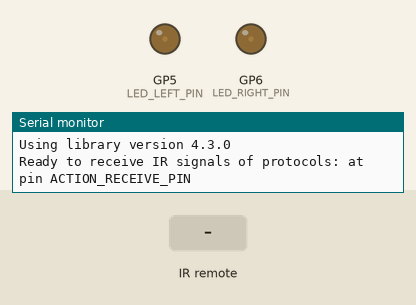
Bench run of a sketch on a simulated Raspberry Pi Pico. Shown: output pins drawn as LEDs (lit = HIGH), the last lines printed to the serial monitor. Dashed ring = blinking. Inputs (shaded band) come from the test bench.

Above: at 1.2 s.
1.3 s: infrared code 0x4B received
At 1.4 s:
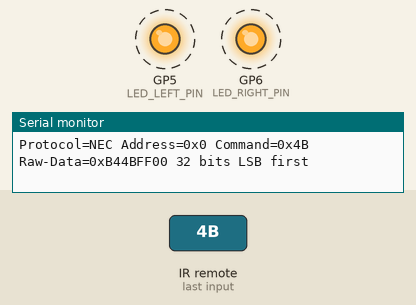
4.3 s: infrared code 0x48 received
At 5.2 s:
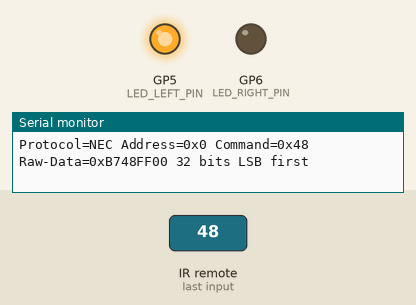
5.8 s: infrared code 0x4A received
At 6.4 s:
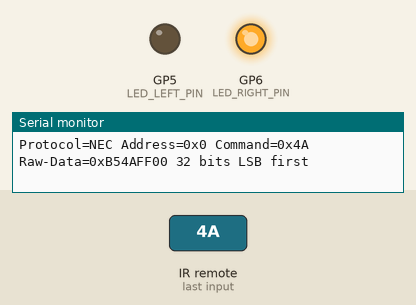
7.3 s: infrared code 0x47 received
At 8.5 s:
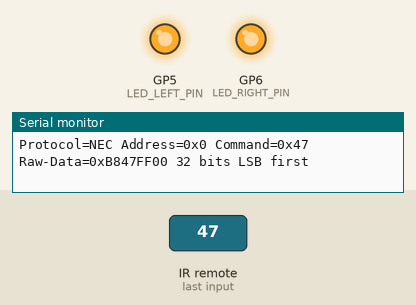
8.8 s: infrared code 0x49 received
At 9.8 s:
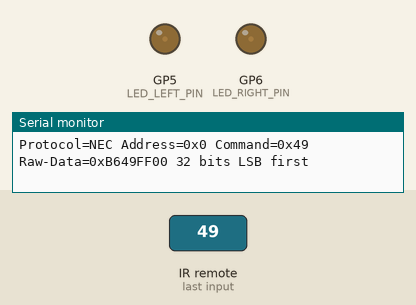
Timing chart, 0 to 11.3 s (numbered marks = the images above; inputs shaded):
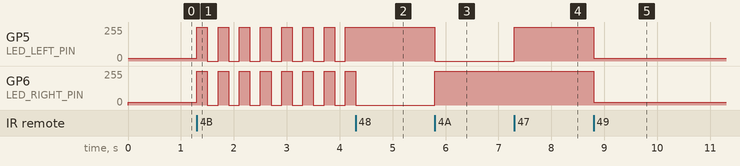

The sketch:

Lab_IRremote_leds_blink.ino
```cpp
/*
 IR remote Led blink
 */
#include <Arduino.h>
#include <IRremote.hpp>
#include "PinDefinitionsAndMore.h"  // Define macros for input and output pin etc.

#define DECODE_NEC  // Includes Apple and Onkyo
#define IR_RECEIVE_PIN 2

#define LED_LEFT_PIN 5
#define LED_RIGHT_PIN 6

#define ACTION_GO 0x47  // IR_Remoter: ZTE
#define ACTION_LEFT 0x48
#define ACTION_STOP 0x49
#define ACTION_RIGHT 0x4A
#define ACTION_BACK 0x4B

int led_brightness;         // how bright the LED is ,fade for ACTION_STOP
long previousMillis_blink;  // for led blink
const int interval_blink = 200;
int led_left_cur_action, led_right_cur_action;  // led_cur_action used to set the LED

int dev_cur_action = ACTION_STOP;

int update_led_cur_action(int led_pin, int led_cur_action) {
  if (led_cur_action == LOW) {
    led_cur_action = HIGH;
  } else {
    led_cur_action = LOW;
  };
  digitalWrite(led_pin, led_cur_action);  // Update the LED
  return led_cur_action;
}

void led_blink() {
  unsigned long currentMillis = millis();
  if (currentMillis - previousMillis_blink >= interval_blink) {
    previousMillis_blink = currentMillis;  // Remember the time
    led_left_cur_action = update_led_cur_action(LED_LEFT_PIN, led_left_cur_action);
    led_right_cur_action = update_led_cur_action(LED_RIGHT_PIN, led_right_cur_action);
  };
};

void setup() {
  pinMode(LED_LEFT_PIN, OUTPUT);
  pinMode(LED_RIGHT_PIN, OUTPUT);
  led_brightness = 20;
  analogWrite(LED_LEFT_PIN, led_brightness);
  analogWrite(LED_RIGHT_PIN, led_brightness);

  Serial.begin(9600);
  Serial.println(F("START " __FILE__ " from " __DATE__ "\r\nUsing library version " VERSION_IRREMOTE));
  IrReceiver.begin(IR_RECEIVE_PIN, DISABLE_LED_FEEDBACK);
  Serial.print(F("Ready to receive IR signals of protocols: "));
  printActiveIRProtocols(&Serial);
  Serial.println(F("at pin " STR(ACTION_RECEIVE_PIN)));
}

void loop() {
  if (dev_cur_action == ACTION_BACK) {
    led_blink();
  }
  // IrReceiver
  if (IrReceiver.decode()) {

    IrReceiver.printIRResultShort(&Serial);
    IrReceiver.printIRSendUsage(&Serial);
    if (IrReceiver.decodedIRData.protocol == UNKNOWN) {
      Serial.println(F("Received noise or an unknown (or not yet enabled) protocol"));
      IrReceiver.printIRResultRawFormatted(&Serial, true);
    }
    Serial.println();

    IrReceiver.resume();  // Enable receiving of the next value
    if (IrReceiver.decodedIRData.protocol != UNKNOWN & IrReceiver.decodedIRData.command != dev_cur_action) {
      dev_cur_action = IrReceiver.decodedIRData.command;
      switch (dev_cur_action) {
        case ACTION_GO:
          digitalWrite(LED_LEFT_PIN, HIGH);
          digitalWrite(LED_RIGHT_PIN, HIGH);
          break;
        case ACTION_LEFT:
          digitalWrite(LED_LEFT_PIN, HIGH);
          digitalWrite(LED_RIGHT_PIN, LOW);
          break;
        case ACTION_RIGHT:
          digitalWrite(LED_LEFT_PIN, LOW);
          digitalWrite(LED_RIGHT_PIN, HIGH);
          break;
        case ACTION_BACK:
          previousMillis_blink = 0;
          led_left_cur_action = LOW;
          led_right_cur_action = LOW;
          digitalWrite(LED_LEFT_PIN, led_left_cur_action);
          digitalWrite(LED_RIGHT_PIN, led_right_cur_action);
          break;
        case ACTION_STOP:
          led_brightness = 20;
          analogWrite(LED_LEFT_PIN, led_brightness);
          analogWrite(LED_RIGHT_PIN, led_brightness);
          break;
        default:
          break;
      }  //switch
    };   //if
  };
}
```

PinDefinitionsAndMore.h
```cpp
// (licence header left out)
/*
 * Pin mapping table for different platforms
 *
 * Platform     IR input    IR output   Tone      Core/Pin schema
 * --------------------------------------------------------------
 * DEFAULT/AVR  2           3           4         Arduino
 * ATtinyX5     0|PB0       4|PB4       3|PB3     ATTinyCore
 * ATtiny167    3|PA3       2|PA2       7|PA7     ATTinyCore
 * ATtiny167    9|PA3       8|PA2       5|PA7     Digispark pro
 * ATtiny3217  18|PA1      19|PA2      20|PA3     MegaTinyCore
 * ATtiny1604   2           3|PA5       %
 * ATtiny816   14|PA1      16|PA3       1|PA5     MegaTinyCore
 * ATtiny1614   8|PA1      10|PA3       1|PA5     MegaTinyCore
 * SAMD21       3           4           5
 * ESP8266      14|D5       12|D6       %
 * ESP32        15          4           27
 * BluePill     PA6         PA7         PA3
 * APOLLO3      11          12          5
 * RP2040       3|GPIO15    4|GPIO16    5|GPIO17
 */
//#define _IR_MEASURE_TIMING // For debugging purposes.

#if defined(__AVR__)
#if defined(__AVR_ATtiny25__) || defined(__AVR_ATtiny45__) || defined(__AVR_ATtiny85__) // Digispark board
#include "ATtinySerialOut.hpp" // TX is at pin 2 - Available as Arduino library "ATtinySerialOut". Saves 700 bytes program memory and 70 bytes RAM for ATtinyCore
#define IR_RECEIVE_PIN  0
#define IR_SEND_PIN     4 // Pin 2 is serial output with ATtinySerialOut. Pin 1 is internal LED and Pin3 is USB+ with pullup on Digispark board.
#define TONE_PIN        3
#define _IR_TIMING_TEST_PIN 3

#  elif defined(__AVR_ATtiny87__) || defined(__AVR_ATtiny167__) // Digispark pro board
#include "ATtinySerialOut.hpp" // Available as Arduino library "ATtinySerialOut"
// For ATtiny167 Pins PB6 and PA3 are usable as interrupt source.
#  if defined(ARDUINO_AVR_DIGISPARKPRO)
#define IR_RECEIVE_PIN   9 // PA3 - on Digispark board labeled as pin 9
//#define IR_RECEIVE_PIN  14 // PB6 / INT0 is connected to USB+ on DigisparkPro boards
#define IR_SEND_PIN      8 // PA2 - on Digispark board labeled as pin 8
#define TONE_PIN         5 // PA7 - on Digispark board labeled as pin 5
#define _IR_TIMING_TEST_PIN 10 // PA4
#  else
#define IR_RECEIVE_PIN  3 // PA3 - on Digispark board labeled as pin 9
#define IR_SEND_PIN     2 // PA2 - on Digispark board labeled as pin 8
#define TONE_PIN        7 // PA7 - on Digispark board labeled as pin 5
#  endif

#  elif defined(__AVR_ATtiny88__) // MH-ET Tiny88 board
#include "ATtinySerialOut.hpp" // Available as Arduino library "ATtinySerialOut". Saves 128 bytes program memory
// Pin 6 is TX pin 7 is RX
#define IR_RECEIVE_PIN   3 // INT1
#define IR_SEND_PIN      4
#define TONE_PIN         9
#define _IR_TIMING_TEST_PIN 8

#  elif defined(__AVR_ATtiny1616__)  || defined(__AVR_ATtiny3216__) || defined(__AVR_ATtiny3217__) // Tiny Core Dev board
#define IR_RECEIVE_PIN  18
#define IR_SEND_PIN     19
#define TONE_PIN        20
#define APPLICATION_PIN  0 // PA4
#undef LED_BUILTIN         // No LED available on the TinyCore 32 board, take the one on the programming board which is connected to the DAC output
#define LED_BUILTIN      2 // PA6

#  elif defined(__AVR_ATtiny816__) // Tiny Core Micro
#define IR_RECEIVE_PIN  14 // PA1
#define IR_SEND_PIN     16 // PA3
#define TONE_PIN         1 // PA5
#define APPLICATION_PIN  0 // PA4
#undef LED_BUILTIN         // No LED available, take the one which is connected to the DAC output
#define LED_BUILTIN      4 // PB5

#  elif defined(__AVR_ATtiny1614__)
#define IR_RECEIVE_PIN   8 // PA1
#define IR_SEND_PIN     10 // PA3
#define TONE_PIN         1 // PA5
#define APPLICATION_PIN  0 // PA4

#  elif defined(__AVR_ATtiny1604__)
#define IR_RECEIVE_PIN   2 // To be compatible with interrupt example, pin 2 is chosen here.
#define IR_SEND_PIN      3
#define APPLICATION_PIN  5

#define tone(...) void()      // Define as void, since TCB0_INT_vect is also used by tone()
#define noTone(a) void()
#define TONE_PIN        42 // Dummy for examples using it

#  elif defined(__AVR_ATmega1284__) || defined(__AVR_ATmega1284P__) \
|| defined(__AVR_ATmega644__) || defined(__AVR_ATmega644P__) \
|| defined(__AVR_ATmega324P__) || defined(__AVR_ATmega324A__) \
|| defined(__AVR_ATmega324PA__) || defined(__AVR_ATmega164A__) \
|| defined(__AVR_ATmega164P__) || defined(__AVR_ATmega32__) \
|| defined(__AVR_ATmega16__) || defined(__AVR_ATmega8535__) \
|| defined(__AVR_ATmega64__) || defined(__AVR_ATmega128__) \
|| defined(__AVR_ATmega1281__) || defined(__AVR_ATmega2561__) \
|| defined(__AVR_ATmega8515__) || defined(__AVR_ATmega162__)
#define IR_RECEIVE_PIN      2
#define IR_SEND_PIN        13
#define TONE_PIN            4
#define APPLICATION_PIN     5
#define ALTERNATIVE_IR_FEEDDEV_BACK_LED_PIN 6 // E.g. used for examples which use LED_BUILDIN for example output.
#define _IR_TIMING_TEST_PIN 7

#  else // Default as for ATmega328 like on Uno, Nano, Leonardo, Teensy 2.0 etc.
#define IR_RECEIVE_PIN      2 // To be compatible with interrupt example, pin 2 is chosen here.
#define IR_SEND_PIN         3
#define TONE_PIN            4
#define APPLICATION_PIN     5
#define ALTERNATIVE_IR_FEEDDEV_BACK_LED_PIN 6 // E.g. used for examples which use LED_BUILDIN for example output.
#define _IR_TIMING_TEST_PIN 7

#    if defined(ARDUINO_AVR_PROMICRO) // Sparkfun Pro Micro is __AVR_ATmega32U4__ but has different external circuit
// We have no built in LED at pin 13 -> reuse RX LED
#undef LED_BUILTIN
#define LED_BUILTIN         LED_BUILTIN_RX
#    endif
#  endif // defined(__AVR_ATtiny25__)...

#elif defined(ESP8266)
#define FEEDDEV_BACK_LED_IS_ACTIVE_LOW // The LED on my board (D4) is active LOW
#define IR_RECEIVE_PIN          14 // D5
#define IR_SEND_PIN             12 // D6 - D4/pin 2 is internal LED
#define _IR_TIMING_TEST_PIN      2 // D4
#define APPLICATION_PIN         13 // D7

#define tone(...) void()      // tone() inhibits receive timer
#define noTone(a) void()
#define TONE_PIN                42 // Dummy for examples using it

#elif defined(CONFIG_IDF_TARGET_ESP32C3)
#define IR_INPUT_PIN             8
#define IR_SEND_PIN              9
#define TONE_PIN                10 // ADC2_0
#define APPLICATION_PIN         11

#elif defined(ESP32)
#include <Arduino.h>

// tone() is included in ESP32 core since 2.0.2
#if !defined(ESP_ARDUINO_VERSION_VAL)
#define ESP_ARDUINO_VERSION_VAL(major, minor, patch) 12345678
#endif
#if ESP_ARDUINO_VERSION  <= ESP_ARDUINO_VERSION_VAL(2, 0, 2)
#define TONE_LEDC_CHANNEL        1  // Using channel 1 makes tone() independent of receiving timer -> No need to DEV_STOP receiving timer.
void tone(uint8_t aPinNumber, unsigned int aFrequency){
    ledcAttachPin(aPinNumber, TONE_LEDC_CHANNEL);
    ledcWriteTone(TONE_LEDC_CHANNEL, aFrequency);
}
void tone(uint8_t aPinNumber, unsigned int aFrequency, unsigned long aDuration){
    ledcAttachPin(aPinNumber, TONE_LEDC_CHANNEL);
    ledcWriteTone(TONE_LEDC_CHANNEL, aFrequency);
    delay(aDuration);
    ledcWriteTone(TONE_LEDC_CHANNEL, 0);
}
void noTone(uint8_t aPinNumber){
    ledcWriteTone(TONE_LEDC_CHANNEL, 0);
}
#endif // ESP_ARDUINO_VERSION  <= ESP_ARDUINO_VERSION_VAL(2, 0, 2)

#define IR_RECEIVE_PIN          15  // D15
#define IR_SEND_PIN              4  // D4
#define TONE_PIN                27  // D27 25 & 26 are DAC0 and 1
#define APPLICATION_PIN         16  // RX2 pin

#elif defined(ARDUINO_ARCH_STM32) || defined(ARDUINO_ARCH_STM32F1) // BluePill
// Timer 3 blocks PA6, PA7, PB0, PB1 for use by Servo or tone()
#define IR_RECEIVE_PIN          PA6
#define IR_RECEIVE_PIN_STRING   "PA6"
#define IR_SEND_PIN             PA7
#define IR_SEND_PIN_STRING      "PA7"
#define TONE_PIN                PA3
#define _IR_TIMING_TEST_PIN     PA5
#define APPLICATION_PIN         PA2
#define APPLICATION_PIN_STRING  "PA2"
#  if defined(ARDUINO_GENERIC_STM32F103C) || defined(ARDUINO_BLUEPILL_F103C8)
// BluePill LED is active low
#define FEEDDEV_BACK_LED_IS_ACTIVE_LOW
#  endif

#elif defined(ARDUINO_ARCH_APOLLO3) // Sparkfun Apollo boards
#define IR_RECEIVE_PIN  11
#define IR_SEND_PIN     12
#define TONE_PIN         5

#elif defined(ARDUINO_ARCH_MBED) && defined(ARDUINO_ARCH_MBED_NANO) // Arduino Nano 33 BLE
#define IR_RECEIVE_PIN      3   // GPIO15 Start with pin 3 since pin 2|GPIO25 is connected to LED on Pi pico
#define IR_SEND_PIN         4   // GPIO16
#define TONE_PIN            5
#define APPLICATION_PIN     6
#define ALTERNATIVE_IR_FEEDDEV_BACK_LED_PIN 7 // E.g. used for examples which use LED_BUILDIN for example output.
#define _IR_TIMING_TEST_PIN 8

#elif defined(ARDUINO_ARCH_RP2040) // Arduino Nano Connect, Pi Pico with arduino-pico core https://github.com/earlephilhower/arduino-pico
#define IR_RECEIVE_PIN      15  // GPIO15 to be compatible with the Arduino Nano RP2040 Connect (pin3)
#define IR_SEND_PIN         16  // GPIO16
#define TONE_PIN            17
#define APPLICATION_PIN     18
#define ALTERNATIVE_IR_FEEDDEV_BACK_LED_PIN 19 // E.g. used for examples which use LED_BUILDIN for example output.
#define _IR_TIMING_TEST_PIN 20

// If you program the Nano RP2040 Connect with this core, then you must redefine LED_BUILTIN
// and use the external reset with 1 kOhm to ground to enter UF2 mode
#undef LED_BUILTIN
#define LED_BUILTIN          6

#elif defined(PARTICLE) // !!!UNTESTED!!!
#define IR_RECEIVE_PIN      A4
#define IR_SEND_PIN         A5 // Particle supports multiple pins

#define LED_BUILTIN         D7

/*
 * 4 times the same (default) layout for easy adaption in the future
 */
#elif defined(TEENSYDUINO) // Teensy 2.0 is handled at default for ATmega328 like on Uno, Nano, Leonardo etc.
#define IR_RECEIVE_PIN      2
#define IR_SEND_PIN         3
#define TONE_PIN            4
#define APPLICATION_PIN     5
#define ALTERNATIVE_IR_FEEDDEV_BACK_LED_PIN 6 // E.g. used for examples which use LED_BUILDIN for example output.
#define _IR_TIMING_TEST_PIN 7

#elif defined(ARDUINO_ARCH_MBED) // Arduino Nano 33 BLE
#define IR_RECEIVE_PIN      2
#define IR_SEND_PIN         3
#define TONE_PIN            4
#define APPLICATION_PIN     5
#define ALTERNATIVE_IR_FEEDDEV_BACK_LED_PIN 6 // E.g. used for examples which use LED_BUILDIN for example output.
#define _IR_TIMING_TEST_PIN 7

#elif defined(ARDUINO_ARCH_SAMD) || defined(ARDUINO_ARCH_SAM)
#define IR_RECEIVE_PIN      2
#define IR_SEND_PIN         3
#define TONE_PIN            4
#define APPLICATION_PIN     5
#define ALTERNATIVE_IR_FEEDDEV_BACK_LED_PIN 6 // E.g. used for examples which use LED_BUILDIN for example output.
#define _IR_TIMING_TEST_PIN 7

#if !defined(ARDUINO_SAMD_ADAFRUIT)
// On the Zero and others we switch explicitly to SerialUSB
#define Serial SerialUSB
#endif

// Definitions for the Chinese SAMD21 M0-Mini clone, which has no led connected to D13/PA17.
// Attention!!! D2 and D4 are swapped on these boards!!!
// If you connect the LED, it is on pin 24/PB11. In this case activate the next two lines.
//#undef LED_BUILTIN
//#define LED_BUILTIN 24 // PB11
// As an alternative you can choose pin 25, it is the RX-LED pin (PB03), but active low.In this case activate the next 3 lines.
//#undef LED_BUILTIN
//#define LED_BUILTIN 25 // PB03
//#define FEEDDEV_BACK_LED_IS_ACTIVE_LOW // The RX LED on the M0-Mini is active LOW

#elif defined (NRF51) // BBC micro:bit
#define IR_RECEIVE_PIN      2
#define IR_SEND_PIN         3
#define APPLICATION_PIN     1
#define _IR_TIMING_TEST_PIN 4

#define tone(...) void()    // no tone() available
#define noTone(a) void()
#define TONE_PIN           42 // Dummy for examples using it

#else
#warning Board / CPU is not detected using pre-processor symbols -> using default values, which may not fit. Please extend PinDefinitionsAndMore.h.
// Default valued for unidentified boards
#define IR_RECEIVE_PIN      2
#define IR_SEND_PIN         3
#define TONE_PIN            4
#define APPLICATION_PIN     5
#define ALTERNATIVE_IR_FEEDDEV_BACK_LED_PIN 6 // E.g. used for examples which use LED_BUILDIN for example output.
#define _IR_TIMING_TEST_PIN 7
#endif // defined(ESP8266)

#if defined(ESP32) || defined(ARDUINO_ARCH_RP2040) || defined(PARTICLE) || defined(ARDUINO_ARCH_MBED)
#define SEND_PWM_BY_TIMER // We do not have pin restrictions for this CPU's, so lets use the hardware PWM for send carrier signal generation
#else
# if defined(SEND_PWM_BY_TIMER)
#undef IR_SEND_PIN // SendPin is determined by timer! This avoids warning in IRTimer.hpp
#  endif
#endif

#if !defined (FLASHEND)
#define FLASHEND 0xFFFF // Dummy value for platforms where FLASHEND is not defined
#endif
#if !defined (RAMEND)
#define RAMEND 0xFFFF // Dummy value for platforms where RAMEND is not defined
#endif
#if !defined (RAMSIZE)
#define RAMSIZE 0xFFFF // Dummy value for platforms where RAMSIZE is not defined
#endif

/*
 * Helper macro for getting a macro definition as string
 */
#if !defined(STR_HELPER)
#define STR_HELPER(x) #x
#define STR(x) STR_HELPER(x)
#endif
```

Measured:
- after the input at 1.3 s, GP5 (LED_LEFT_PIN), GP6 (LED_RIGHT_PIN): alternates 255/255 for 0.20 s and 0/255 for 0.20 s, starting at once
- after the input at 4.3 s, GP5 (LED_LEFT_PIN): stops changing and stays 255/255; GP6 (LED_RIGHT_PIN): goes on until 4.3 s, then stays 0/255
- after the input at 5.8 s, GP5 (LED_LEFT_PIN): 255/255 → 0/255 at once; GP6 (LED_RIGHT_PIN): 0/255 → 255/255 at once
- after the input at 7.3 s, GP5 (LED_LEFT_PIN): 0/255 → 255/255 at once
- after the input at 8.8 s, GP5 (LED_LEFT_PIN), GP6 (LED_RIGHT_PIN): 255/255 → 20/255 at once
